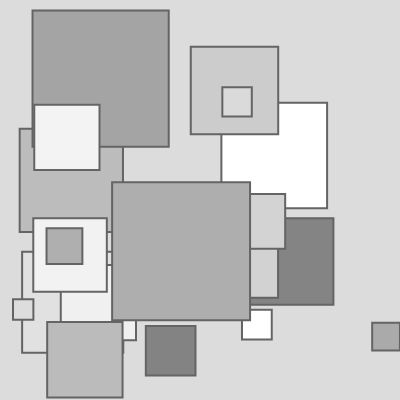
Frame 1 (no input)
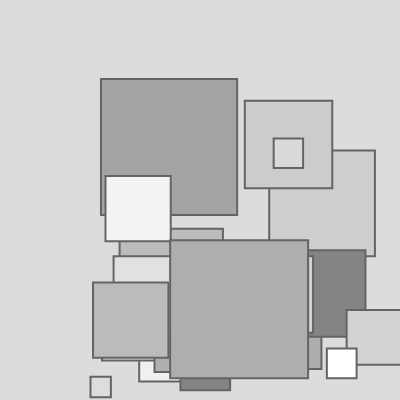
Frame 60 (no input)
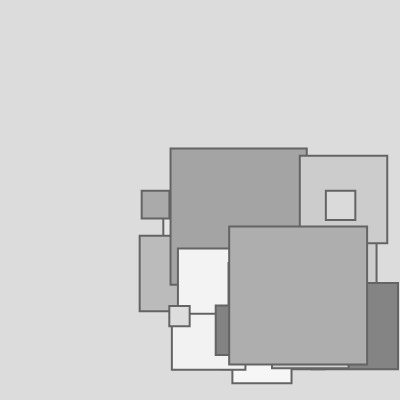
Frame 120 (the mouse pressed at the canvas centre since frame 60)

The p5.js sketch that drew these frames (run headless with seeded random() and noise() and a simulated clock; from frame 60 on, the mouse is pressed at the canvas centre):

// p5.js sketch
// ── sketch.js
// W6.2-3 Bouncing squares with color method QUESTION
// https://editor.p5js.org/benjamin.bergery/sketches/9uHOOvXT1
// Added colorIt function to class
// QUESTION how do I get colors to work?

let bsquares = [];

function setup() {
  createCanvas(400, 400);

  // fill array with
  // new instances of Bsquare class

  for (let indy = 0; indy < 22; indy++) {
    let bradius = random(10, 70);
    let bspeed = random(0.5, 2);
    let xstart = random(bradius, width - bradius);
    let ystart = random(bradius, height - bradius);
    bsquares[indy] = new Bsquare(xstart, ystart, bradius, bspeed);
  }
}


function draw() {
  background(220);

  // for each (item of array)
  // run classInstance.classFunction()

  for (let bsquare of bsquares) {
    bsquare.bounceRandom();
  }
}

/*** CLASS ***/

class Bsquare {
  constructor(x, y, r, bsp) {
 
    /*** new property ***/
    this.color = random(128, 255);
  
    // this.color = (random(200,250),200,0); 
    // NO WORKY

    this.x = x;
    this.y = y;
    this.r = r;
    this.xsp = bsp; // xspeed
    this.ysp = bsp; // yspeed
  }

   bounceRandom() {
    this.move();
    this.show();
    this.colorIt();
  }

  /*** new function inside class ***/ 
  
  colorIt() {
    fill(this.color);
  }

  // display ball
  show() {
    stroke(100);
    strokeWeight(2);
    //  noFill();
    rect(this.x - this.r, this.y - this.r, this.r * 2);
  }

  // move and bounce ball
  move() {
    
    // move ball
    this.x = this.x + this.xsp;
    this.y = this.y + this.ysp;

    // bounce x
    if (this.x >= width - this.r || this.x <= 0 + this.r) {
      this.xsp = -this.xsp;
    }

    // bounce y
    if (this.y >= height - this.r || this.y <= 0 + this.r) {
      this.ysp = -this.ysp;
    }
  }
}

let poemLines = [
  "Like a kettle",
  "Percolate",
  "Like a dagger",
  "Perforate",
  "Like a doctor",
  "Resuscitate",
  "Like a stream",
  "Irrigate",
  "Like a vitamin",
  "Invigorate",
  "Like an idea",
  "Rehabilitate",
  "Like a gong",
  "Resonate",
  "Like a mime",
  "Imitate",
  "Like an author",
  "Dedicate",
  "Like a cow",
  "Lactate",
  "Like a gong",
  "Resonate",
  "Like a song",
  "Celebrate",
];
/*******************************/
// based on my previous exercise https://editor.p5js.org/benjamin.bergery/sketches/WUlFUTdMe
//
//https://editor.p5js.org/benjamin.bergery/sketches/MB6gURy6E

//  SLINKY option in SetUp
// xstart = xstart + width/20;
// ystart = ystart + height/20;

// rect parameters needed tweeking
// to bounce correctly
//ellipse(this.x, this.y, this.r * 2);

/*** NOTES ********************/

// don't make UNNEEDED GLOBALS
// let xstart = 0; // don't need to be global
// let ystart = 0;
// let indy = 0;

// NOTE console.log SLOWS DOWN sketch !!!
